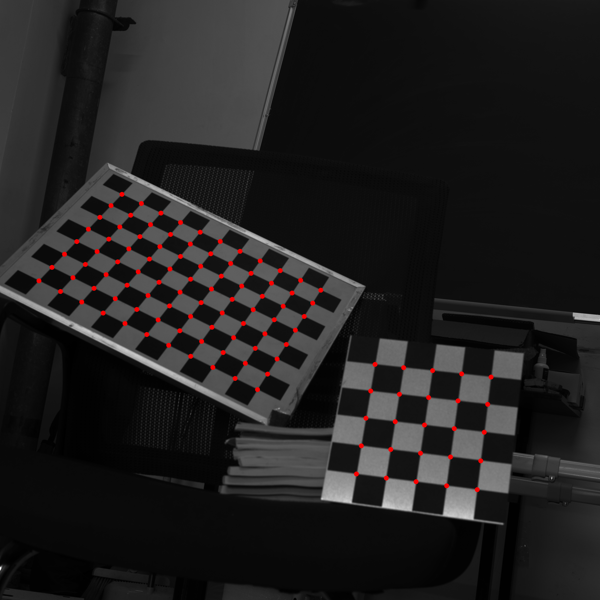
#> input picture landmarkslam/implement/paper/An_End_to_end_Approach_for_Chessboard_Corner_Detection_and_Subpixel_Estimation (2)/images/0-1.png, 600 x 600 px
$ python -i frustum_culling.py   (imports and definitions only)
#> lines starting #> are read from the running program, lines starting #| are printed output that depends on the picture
#> further down, picture is the input picture: shape (600, 600, 3); mean B, G, R 31.4, 31.4, 32.8
import numpy as np               # NumPy: 用于进行高效的矩阵运算和向量计算（如点乘、矩阵乘法、求逆等）
import pandas as pd              # Pandas: 用于读取和处理 CSV/TXT 表格数据（如时间戳映射表、YOLO框数据）
from scipy.optimize import least_squares  # SciPy: LM 非线性最小二乘优化器，算法的“大脑”，负责不断试错寻找最优位姿
from scipy.spatial.transform import Rotation as R # SciPy: 用于处理极其复杂的 3D 旋转（如四元数转旋转矩阵、旋转向量转矩阵）
import os                        # OS: 用于处理文件路径拼接
import cv2                       # OpenCV: 计算机视觉库，负责图像读取、变灰度、提亮、放大、提取线段
import math                      # Math: Python 内置数学库，用于计算线段长度（勾股定理）和角度（反正切）

# =========================================================
# 1. 核心配置区 (你的真实环境数据输入)
# =========================================================
# 【文件路径变量】
# TRAJ_FILE: 底盘 SLAM 系统跑出来的绝对轨迹文件路径（包含时间戳和相机在世界里的XYZ位置及旋转四元数）
TRAJ_FILE = "/home/zah/ORB_SLAM3-master/landmarkslam/output/FrameTrajectory_TUM_20260331_154838.txt"
# MAP_FILE: 图像文件名与真实物理时间戳（秒）的对应关系表
MAP_FILE  = "/home/zah/ORB_SLAM3-master/landmarkslam/output/Filename_Mapping_20260331_154838.csv"
# BBOX_FILE: YOLO 目标检测算法输出的 2D 标志牌边界框位置（格式为：文件名, 左上角X, 左上角Y, 右下角X, 右下角Y）
BBOX_FILE = "/home/zah/ORB_SLAM3-master/landmarkslam/data/capture_1774599243/black_data/yolo_simulated_bboxes.txt"
# IMAGE_DIR: 存放真实暗光测试图片的文件夹，用于代码读取图片并提取汉字线段
IMAGE_DIR = "/home/zah/ORB_SLAM3-master/landmarkslam/data/capture_1774599243/black_data/"

# 【相机内参参数】 (针孔相机模型的核心，决定了 3D 空间的光线如何打在 2D 像素阵列上)
FX = 501.00685446 # 焦距 (Focal Length) 的 X 轴分量，单位是像素
FY = 496.63593447 # 焦距 (Focal Length) 的 Y 轴分量，单位是像素
CX = 316.00266456 # 光心 (Principal Point) 的 X 坐标，即相机镜头正中心对应的像素列标
CY = 233.80218648 # 光心 (Principal Point) 的 Y 坐标，即相机镜头正中心对应的像素行标

# 【标志牌 3D 物理模型参数】
WIDTH = 1.26   # 标志牌的真实物理宽度，单位：米
HEIGHT = 0.6   # 标志牌的真实物理高度，单位：米
HALF_W = WIDTH / 2.0  # 宽度的一半 (0.63米)
HALF_H = HEIGHT / 2.0 # 高度的一半 (0.30米)

# 【P_S: 标志牌局部坐标系模型 (Points in Sign Coordinate)】
# 假设我们把坐标系的原点(0,0,0)定在标志牌的绝对正中心。
# 那么标志牌 4 个物理尖角的 3D 坐标就可以用加减 HALF_W 和 HALF_H 来表示。
# 第 3 个数字是 0.0，因为标志牌是一个扁平的平面，厚度忽略不计，Z轴坐标为0。
P_S = np.array([
    [-HALF_W, -HALF_H, 0.0], # 索引0: 左上角坐标 (-0.63, -0.3, 0)
    [ HALF_W, -HALF_H, 0.0], # 索引1: 右上角坐标 (+0.63, -0.3, 0)
    [ HALF_W,  HALF_H, 0.0], # 索引2: 右下角坐标 (+0.63, +0.3, 0)
    [-HALF_W,  HALF_H, 0.0]  # 索引3: 左下角坐标 (-0.63, +0.3, 0)
])

# 【图优化权重参数】 (告诉优化器，哪个约束条件最靠谱，最应该听谁的)
W_REPROJ   = 1.0    # 权重 1：角点重投影。这是最精确的物理顶点匹配，权重最高，是决定最终姿态的基石。
W_BBOX     = 0.02   # 权重 2：YOLO检测框。由于 YOLO 框不够贴合真实边缘，存在误差，所以权重给得很低，只用来防止标志牌飘到十万八千里外。
W_STRUCT   = 0.5    # 权重 3：背景墙平面。防止单目相机的深度（Z轴）发生剧烈漂移，权重中等。
W_ORTHO    = 10.0   # 权重 4：汉字正交线段。这是我们的核心创新点，用于强行压制微小的旋转倾斜（Pitch/Yaw），所以给极高的惩罚权重。

# =========================================================
# 2. 亚像素正交线段提取器 (图像前端：负责从图像里抠出特征)
# =========================================================
def extract_subpixel_orthogonal_lines(image, roi_bbox=None, gamma=2.5, clahe_clip=4.0, scale_factor=2.5, angle_tol=15, min_length=3.0):
    """
    image: 输入的 numpy 图像矩阵
    roi_bbox: YOLO 框区域 [xmin, ymin, xmax, ymax]，只在这个框里找线段，防背景树叶干扰
    gamma: Gamma 曲线提亮参数
    clahe_clip: CLAHE 算法的对比度增强上限
    scale_factor: 图像放大倍数（制造平滑梯度）
    angle_tol: 容忍的字体倾斜角度（比如 15，意味着 0±15度的算横线，90±15度的算竖线）
    min_length: 映射回原图后，线段的最短物理像素长度（低于此值的认为是噪点渣子）
    """
#> called with gamma = 2.5, clahe_clip = 4, scale_factor = 2.5, angle_tol = 15, min_length = 3
    # 图像防空保护：如果没读到图，返回两个空列表
    if image is None: return [], []

    # 将彩图转为单通道灰度图（因为提取形状不需要颜色，只要明暗黑白）
    gray = cv2.cvtColor(image, cv2.COLOR_BGR2GRAY) if len(image.shape) == 3 else image.copy()

    # --- 第一阶段：强行提亮暗部，拉开汉字（黑）与铁皮（灰白）的对比度 ---
    inv_gamma = 1.0 / gamma # 计算 gamma 的倒数，用于生成查表
    # 生成一个 0-255 的映射表 (Look Up Table)。利用幂函数，把暗部像素的值强行拉高。
    table = np.array([((i / 255.0) ** inv_gamma) * 255 for i in np.arange(0, 256)]).astype("uint8")
    img_gamma = cv2.LUT(gray, table) # 应用查表，完成整体提亮
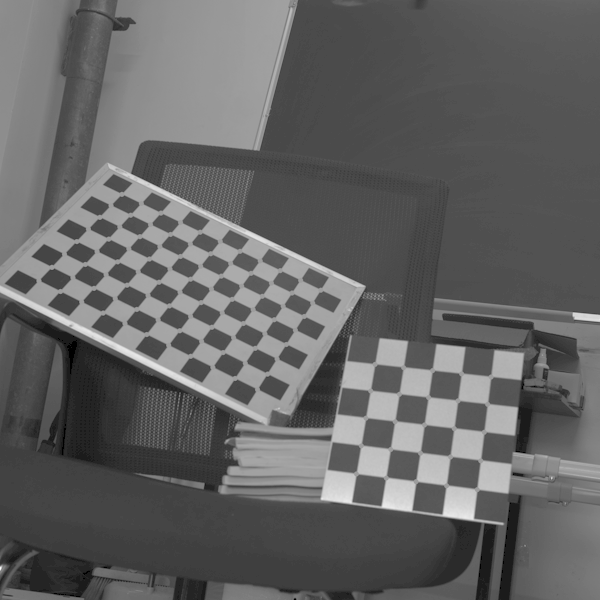
#> img_gamma: shape (600, 600); min 0, max 255, mean 98.8

    # 建立 CLAHE 对象（限制对比度自适应直方图均衡化），把图片分成 8x8 的小块，分别拉满局部对比度
    # clahe_clip(4.0) 控制拉伸的猛烈程度，越高字越黑、底越白
    img_clahe = cv2.createCLAHE(clipLimit=clahe_clip, tileGridSize=(8, 8)).apply(img_gamma)
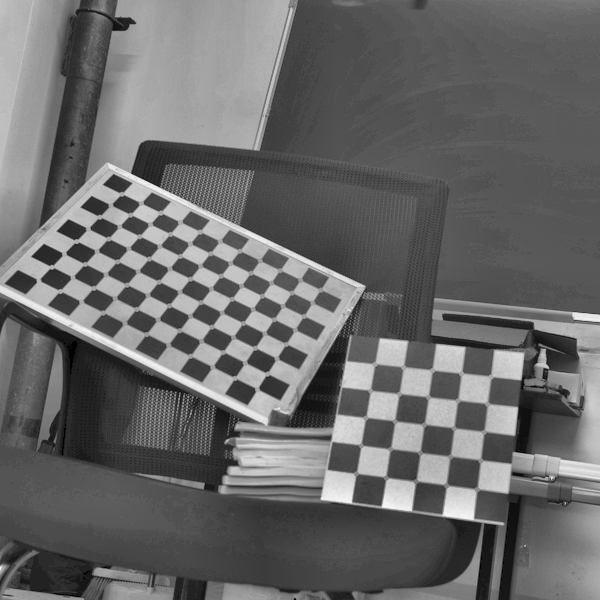
#> img_clahe: shape (600, 600); min 0, max 255, mean 104.4

    # --- 第二阶段：空间升维 (解决汉字太小、糊成一团，LSD算不出梯度的问题) ---
    h, w = img_clahe.shape # 获取增强后图像的高 (h) 和宽 (w)
#> h = 600; w = 600
    # 利用 cv2.INTER_CUBIC (双三次插值) 算法，把原图的宽和高分别乘以 scale_factor (2.5)，生成一张高清大图
    img_upscaled = cv2.resize(img_clahe, (int(w * scale_factor), int(h * scale_factor)), interpolation=cv2.INTER_CUBIC)
    # 放大后边缘会有一点马赛克锯齿，用 3x3 的高斯滤波器轻轻抹平一下，方便后续提取
    img_upscaled = cv2.GaussianBlur(img_upscaled, (3, 3), 0)

    # --- 第三阶段：利用 LSD 算法提取线段 ---
    lsd = cv2.createLineSegmentDetector(0) # 初始化 OpenCV 自带的 LSD (Line Segment Detector)
    lines_up, _, _, _ = lsd.detect(img_upscaled) # 在放大的图上找直线，返回值 lines_up 是所有线段坐标的集合
#> lines_up = 1241 rows, first 6: [912.7, 715.4, 268.5, 406.3], [1498.4, 786.4, 1086.9, 744.2], [1433.2, 798.3, 1498.2, 804.4], [1335.8, 1137.1, 1281.6, 1128.9], [1374.4, 918.1, 1362.7, 908.3], [1283.9, 1126.3, 1310.9, 876.5]

    horiz_lines, vert_lines = [], [] # 准备两个空列表，用来装筛选后的“横线”和“竖线”

    if lines_up is not None: # 如果成功找到了线段
        for line in lines_up: # 遍历每一条找出来的线段
            # 【核心操作】：因为线段是在放大 2.5 倍的图上找的，坐标全变大了。
            # 我们必须把它的左端点 (x1, y1) 和右端点 (x2, y2) 全部除以 2.5，缩小回真实物理图像的坐标。
            x1, y1, x2, y2 = line[0] / scale_factor

            # --- 第四阶段：三重过滤 (扔掉垃圾线段) ---
            # 过滤 1：利用 YOLO 框物理隔离背景
            if roi_bbox is not None:
                xmin, ymin, xmax, ymax = roi_bbox # 解析 YOLO 框的四个边界
                cx, cy = (x1 + x2) / 2.0, (y1 + y2) / 2.0 # 计算提取出的这条线段的中心点坐标 (cx, cy)
                # 如果线段的中心点不在 YOLO 框的范围内，说明它是树叶或者楼房的边缘，直接丢弃 (continue 跳过本轮循环)
                if not (xmin <= cx <= xmax and ymin <= cy <= ymax):
                    continue

            # 过滤 2：扔掉太短的线
            # 用 math.hypot 计算两点之间的欧式距离（即线段长度）
            length = math.hypot(x2 - x1, y2 - y1)
            # 如果缩放回原图后，线段长度不足 3 个像素 (min_length)，说明是个噪点渣子，丢弃
            if length < min_length: continue

            # 过滤 3：扔掉汉字的“撇”、“捺”、“点” (利用角度进行大浪淘沙)
            # math.atan2 算出斜率角，math.degrees 转为度数，abs 取绝对值，% 180 确保角度落在 0~179.99 之间
            angle = abs(math.degrees(math.atan2(y2 - y1, x2 - x1))) % 180.0

            # 判断逻辑：
            # 如果角度在 [0, 15] 或者 [165, 180] 之间，说明它是一根“横线” (Horizontal)
            if angle <= angle_tol or angle >= (180 - angle_tol):
                # 将起点、终点和线段长度 (作为后续优化器的置信度权重) 打包存入 horiz_lines 列表
                horiz_lines.append((x1, y1, x2, y2, length))
            # 如果角度在 [75, 105] 之间 (90±15)，说明它是一根“竖线” (Vertical)
            elif abs(angle - 90) <= angle_tol:
                vert_lines.append((x1, y1, x2, y2, length))
#> this loop made 1241 passes
#> (line, x1, y1, x2, y2, length, angle) on passes 1 to 3: ([[912.7, 715.4, 268.5, 406.3]], 365.1, 286.2, 107.4, 162.5, 285.8, 154.4), ([[1498.4, 786.4, 1086.9, 744.2]], 599.4, 314.6, 434.8, 297.7, 165.5, 174.1), ([[1433.2, 798.3, 1498.2, 804.4]], 573.3, 319.3, 599.3, 321.8, 26.12, 5.4)
#> after the loop, horiz_lines = 252 items; vert_lines = 390 items
            # 剩下的比如 45度角，全是“撇”和“捺”，代码不作任何处理，直接被抛弃！

    return horiz_lines, vert_lines # 将提纯后的两组线段数据还给主程序

# =========================================================
# 3. 数学计算引擎 (处理极其烧脑的 3D/2D 坐标系变换)
# =========================================================
# [258 lines left out: functions get_T_CW, project_to_pixel, get_inverse_homography, pixel_to_sign_plane, joint_residuals, main, not called in this run]

# 如果当前脚本是直接运行的主程序，则触发 main() 函数
# [2 lines not run here, left out]

>>> import cv2
>>> picture = cv2.imread('implement/paper/An_End_to_end_Approach_for_Chessboard_Corner_Detection_and_Subpixel_Estimation (2)/images/0-1.png')
>>> result = extract_subpixel_orthogonal_lines(picture)

$ run again, on landmarkslam/implement/paper/An_End_to_end_Approach_for_Chessboard_Corner_Detection_and_Subpixel_Estimation (2)/images/1-1.png
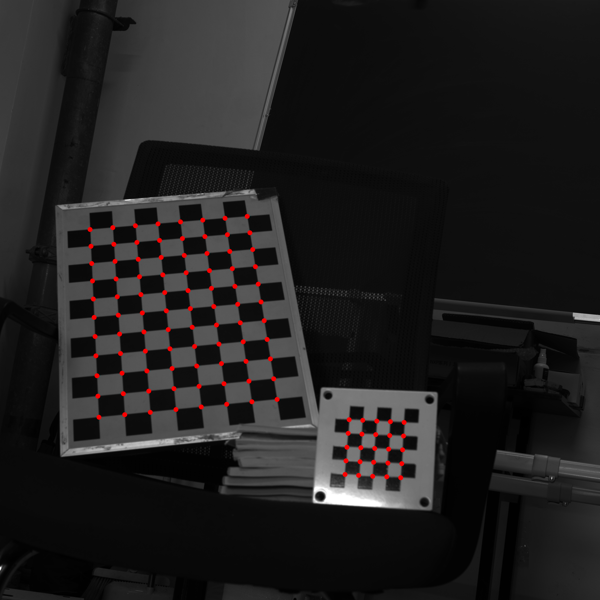
#> input picture landmarkslam/implement/paper/An_End_to_end_Approach_for_Chessboard_Corner_Detection_and_Subpixel_Estimation (2)/images/1-1.png, 600 x 600 px
#> picture is the input picture: shape (600, 600, 3); mean B, G, R 30.5, 30.5, 31.9
#> in extract_subpixel_orthogonal_lines, `img_gamma = cv2.LUT(gray, table)`:
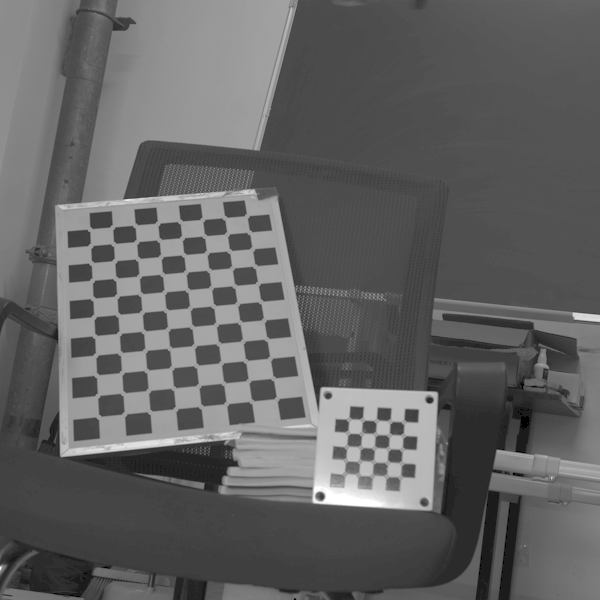
#> img_gamma: shape (600, 600); min 0, max 255, mean 97.8
#> in extract_subpixel_orthogonal_lines, `img_clahe = cv2.createCLAHE(clipLimit=clahe_clip, tileGridSize=(8, 8))..`:
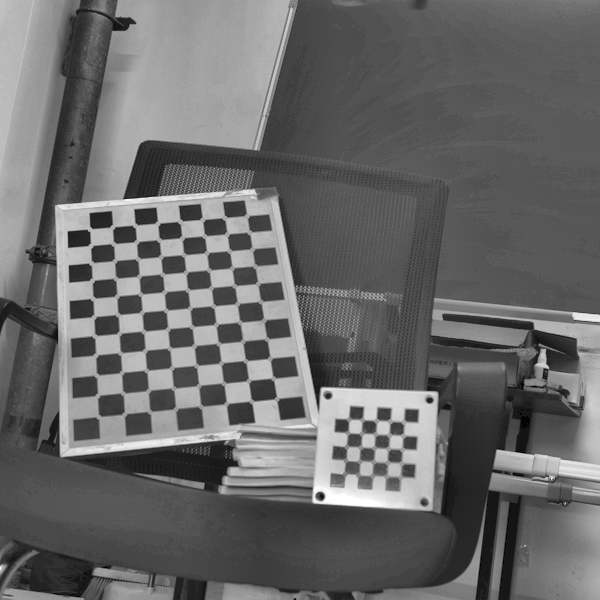
#> img_clahe: shape (600, 600); min 1, max 255, mean 104.6
#> lines_up = 1225 rows, first 6: [563.4, 477.3, 138.2, 511.6], [1335.8, 1137.1, 1240.3, 1122.9], [1498.4, 786.6, 1086.9, 744.3], [1433.2, 798.4, 1498.3, 804.5], [610.5, 1245.8, 1098.6, 1279.1], [169.6, 619.3, 168.5, 578]
#> the loop in extract_subpixel_orthogonal_lines, `for line in lines_up:` made 1225 passes
#> (line, x1, y1, x2, y2, length, angle) on passes 1 to 3: ([[563.4, 477.3, 138.2, 511.6]], 225.3, 190.9, 55.28, 204.6, 170.6, 175.4), ([[1335.8, 1137.1, 1240.3, 1122.9]], 534.3, 454.8, 496.1, 449.2, 38.62, 171.6), ([[1498.4, 786.6, 1086.9, 744.3]], 599.4, 314.6, 434.8, 297.7, 165.5, 174.1)
#> after the loop in extract_subpixel_orthogonal_lines, `for line in lines_up:`: horiz_lines = 366 items; vert_lines = 370 items
